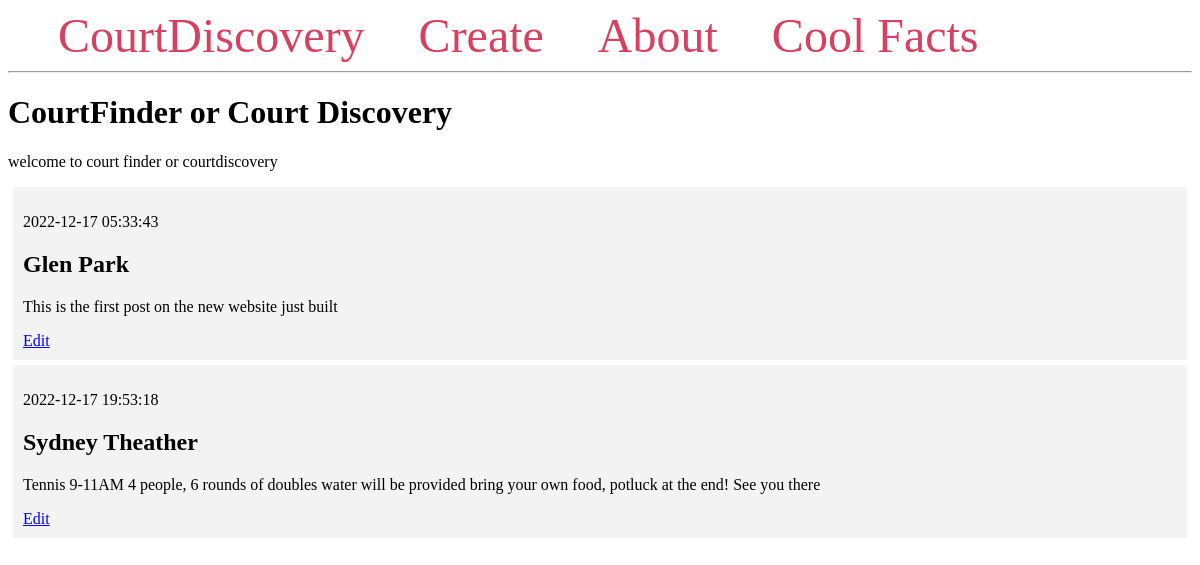
Before: / with the older database file.
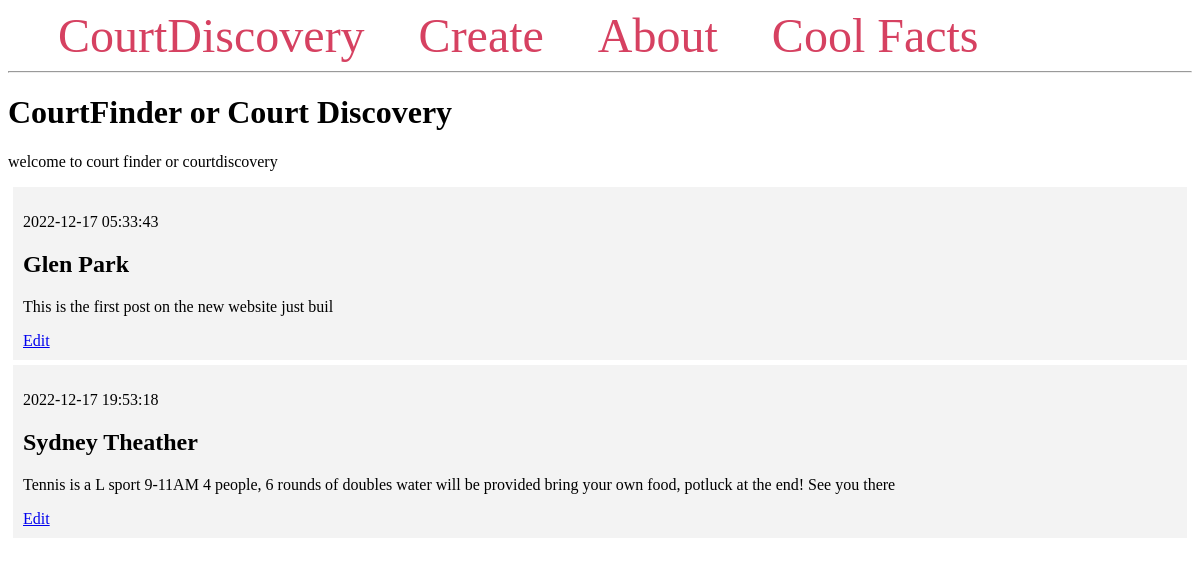
After: the same page with the newer database file.
### tables this page shows
CREATE TABLE posts (
    id INTEGER PRIMARY KEY AUTOINCREMENT,
    created TIMESTAMP NOT NULL DEFAULT CURRENT_TIMESTAMP,
    title TEXT NOT NULL,
    content TEXT NOT NULL
);

### index.py (the view)
@app.route('/')
def index():
    conn = get_db_connection()
    posts = conn.execute('SELECT * FROM posts').fetchall()
    conn.close()
    return render_template('index.html', posts=posts)

### index.py (called while the page is built)
def get_db_connection():
    conn = sqlite3.connect('database.db')
    conn.row_factory = sqlite3.Row
    return conn

### templates/index.html
{% extends 'base.html' %}
{% block content %}
    <h1>{% block title %} CourtFinder or Court Discovery {% endblock %}</h1>
    <p>welcome to court finder or courtdiscovery
    {% for post in posts %}
        <div class='post'>
            <p>{{ post['created'] }}</p>
            <h2>{{ post['title'] }}</h2>
            <p>{{ post['content'] }}</p>
            <a href="{{ url_for('edit', id=post['id']) }}">Edit</a>
        </div>
    {% endfor %}
{% endblock %}

### templates/base.html (shortened to what this page needs)
<!DOCTYPE html>
<html lang="en">
<head>
</head>
<body>
    <nav>
        <a href="{{ url_for('index') }}">CourtDiscovery</a>
        <a href="{{ url_for('create') }}">Create</a>
        <a href="/about">About</a>
        <a href="/cool">Cool Facts</a>
    </nav>
    <hr>
    <div class="content">
        {% block content %} {% endblock %}
    </div>
</body>
</html>

### templates/base.html (style rules this page uses)
.post { padding: 10px; margin: 5px; background-color: #f3f3f3 }
nav a { color: #d64161; font-size: 3em; margin-left: 50px; text-decoration: none; }

Changed rows visible on the page:
changed posts "Glen Park": content "This is the first post on the new website just built" → "This is the first post on the new website just buil"
changed posts "Sydney Theather": content "Tennis 9-11AM 4 people, 6 rounds of doubles water will be provided bring your own food, potluck at the end! See you there" → "Tennis is a L sport 9-11AM 4 people, 6 rounds of doubles water will be provided bring your own food, potluck at the end! See you there"
